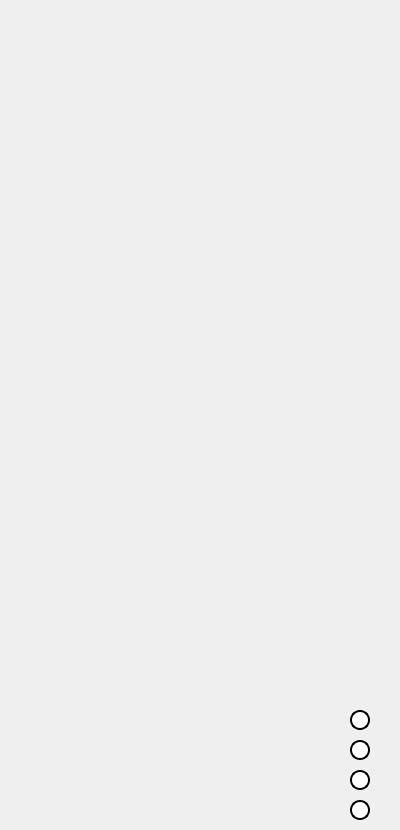
    <widget class="QWidget" name="page_15">
     <widget class="QLabel" name="label_15">
      <property name="geometry">
       <rect>
        <x>0</x>
        <y>0</y>
        <width>391</width>
        <height>821</height>
       </rect>
      </property>
      <property name="text">
       <string/>
      </property>
      <property name="pixmap">
       <pixmap resource="resources.qrc">:/images/images/Alphabetical Order Sort1.png</pixmap>
      </property>
     </widget>
     <widget class="QPushButton" name="pushButton_55">
      <property name="geometry">
       <rect>
        <x>350</x>
        <y>710</y>
        <width>20</width>
        <height>20</height>
       </rect>
      </property>
      <property name="styleSheet">
       <string notr="true">QPushButton {
    background-color: white; 
    color: white;          
    border: 2px solid black;;
    border-radius: 10px;        
    min-width: 15px;         
    min-height: 15px;         
}
QPushButton:hover {
    background-color: #3498db;
}</string>
      </property>
      <property name="text">
       <string/>
      </property>
     </widget>
     <widget class="QPushButton" name="pushButton_56">
      <property name="geometry">
       <rect>
        <x>350</x>
        <y>740</y>
        <width>20</width>
        <height>20</height>
       </rect>
      </property>
      <property name="styleSheet">
       <string notr="true">QPushButton {
    background-color: white; 
    color: white;          
    border: 2px solid black;;
    border-radius: 10px;        
    min-width: 15px;         
    min-height: 15px;         
}
QPushButton:hover {
    background-color: #3498db;
}</string>
      </property>
      <property name="text">
       <string/>
      </property>
     </widget>
     <widget class="QPushButton" name="pushButton_57">
      <property name="geometry">
       <rect>
        <x>350</x>
        <y>770</y>
        <width>20</width>
        <height>20</height>
       </rect>
      </property>
      <property name="styleSheet">
       <string notr="true">QPushButton {
    background-color: white; 
    color: white;          
    border: 2px solid black;;
    border-radius: 10px;        
    min-width: 15px;         
    min-height: 15px;         
}
QPushButton:hover {
    background-color: #3498db;
}</string>
      </property>
      <property name="text">
       <string/>
      </property>
     </widget>
     <widget class="QPushButton" name="pushButton_58">
      <property name="geometry">
       <rect>
        <x>350</x>
        <y>800</y>
        <width>20</width>
        <height>20</height>
       </rect>
      </property>
      <property name="styleSheet">
       <string notr="true">QPushButton {
    background-color: white; 
    color: white;          
    border: 2px solid black;;
    border-radius: 10px;        
    min-width: 15px;         
    min-height: 15px;         
}
QPushButton:hover {
    background-color: #3498db;
}</string>
      </property>
      <property name="text">
       <string/>
      </property>
     </widget>
    </widget>
